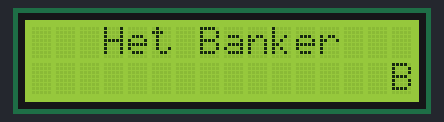
A sketch run on a simulated Arduino Uno, built with avr-gcc and run on an emulated ATmega328P. On the bench: 16×2 character LCD.

Above: at 0.37 s.
At 1.78 s:
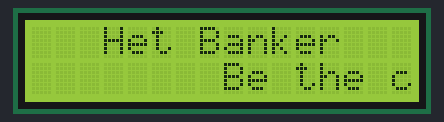
At 3.4 s:
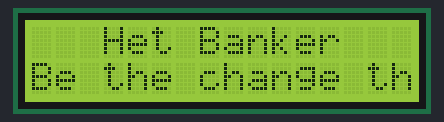
At 6.64 s:
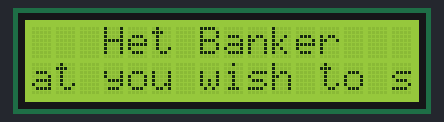
At 9.87 s:
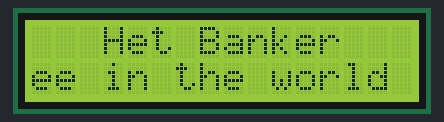
At 13.0 s:
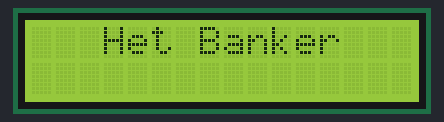

Measured:
- by itself, everything shown: repeats every 12.9 s, in 63 steps
- what the display in image 5 shows lasts 0.4 s, from 12.8 s to 13.2 s

The sketch:

hbanke2Lab3.ino
```cpp
/* Het Banker, 676239923, hbanke2
 * Lab 3 display name and quote on LCD
 * Description: In this lab, we are to first display our name
 *              on the top row and then display a quote in the
 *              second row. The name should be stead (not scrolling),
 *              while the quote should be scrolling acorss the LCD.
 *
 *              The circuit:
 *              LCD RS pin to digital pin 12
 *              LCD Enable pin to digital pin 11
 *              LCD D4 pin to digital pin 5
 *              LCD D5 pin to digital pin 4
 *              LCD D6 pin to digital pin 3
 *              LCD D7 pin to digital pin 2
 *              LCD R/W pin to ground
 *              10K resistor:
 *              ends to +5V and ground
 *              wiper to LCD VO pin (pin 3)
 *
 * Assumption:  The difficult part of the lab was to get the scrolling
 *              part working.Other than that everything workout to be fine.
 *              In this lab, we had to be careful of the pins. The pins have
 *              to match the pins in the LCD screen.
 * References: https://www.arduino.cc/en/Tutorial/LiquidCrystalTextDirection
 *             https://www.arduino.cc/en/Tutorial/LiquidCrystalScroll
 *             https://www.arduino.cc/en/Reference/LiquidCrystal
 */

// include the library code
#include <LiquidCrystal.h>

#define lcdSize 16

// initialize the library by associating any needed LCD interface pin
// with the arduino pin number it is connected to
const int rs = 12, en = 11, d4 = 5, d5 = 4, d6 = 3, d7 = 2;
LiquidCrystal lcd(rs, en, d4, d5, d6, d7);

//for name
String Name="Het Banker";

//quote for 2nd row
String Quote        = "Be the change that you wish to see in the world";
String padBefore    = "                ";  //16 chars
String padAfter     = " ";
String printedQuote = " ";
String paddedQuote  = padBefore + Quote + padAfter;

void setup( )
{
  //set up the LCD's number of columns and rows:
  lcd.begin(lcdSize,2);
  lcd.setCursor(3,0);  //cursor for the name
  lcd.print(Name);     //printing the name
}

void loop( )
{
  //go until the end of the string
  for(int i = 0; i < paddedQuote.length( ); i++)
  {
    printedQuote = paddedQuote.substring(i, i + lcdSize);
    lcd.setCursor(0,1);       //set the cursor in the second raw
    lcd.print(printedQuote);  //print the quote
    delay(200);
  }
}
```
